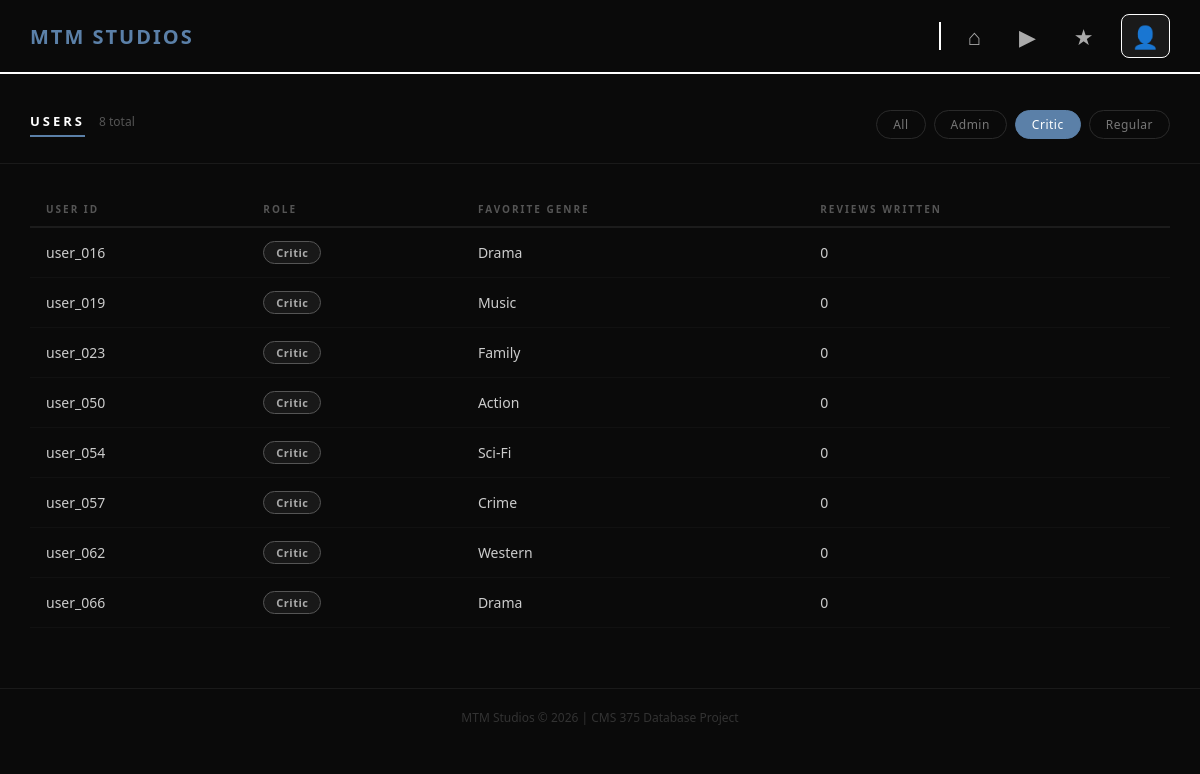
The page /users.php?role=Critic on the database as committed earlier.
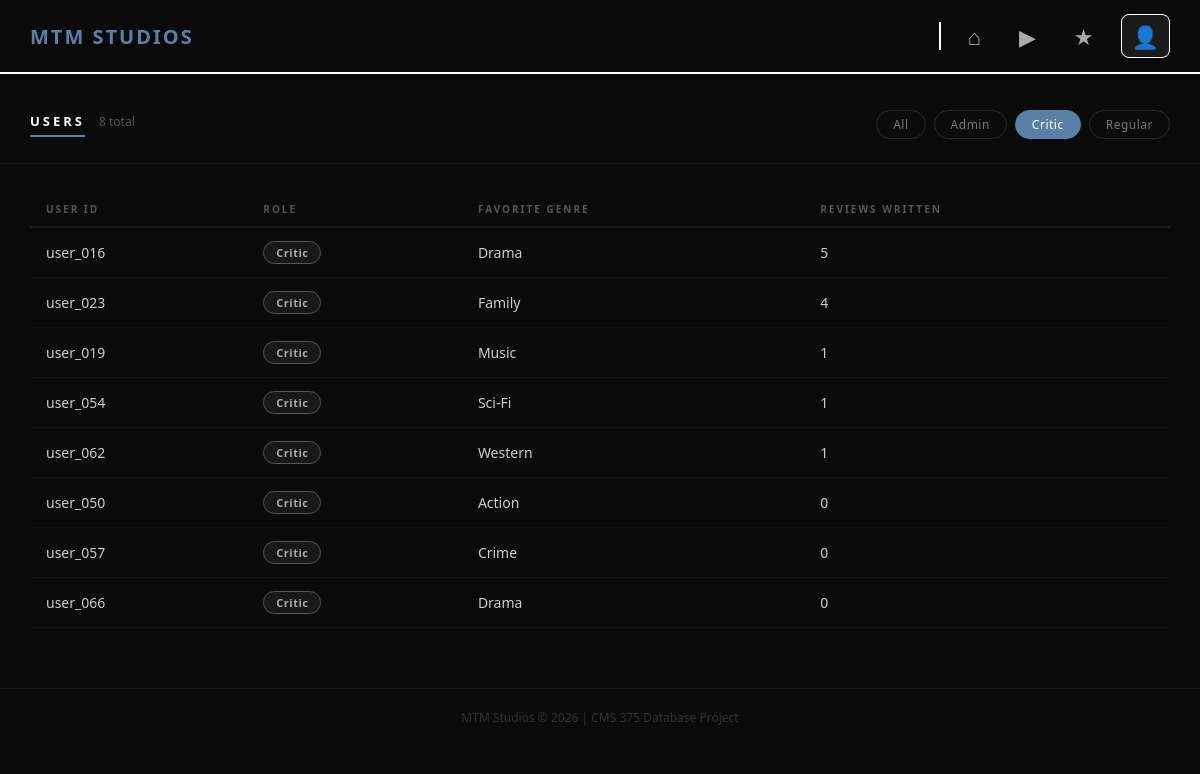
The same page on the database as committed later.
### tables this page shows
CREATE TABLE Users (
UserID VARCHAR(20) PRIMARY KEY,
    UserType VARCHAR(20),
    FavoriteGenre VARCHAR(50),
    ReviewCount INT,
    Password VARCHAR(255)
);

### users.php (the view, shortened to what this page needs)
<?php
include __DIR__ . '/db_connect.php';
$role_filter = "";
if (isset($_GET['role']) && $_GET['role'] != "") {
    $role_filter = mysqli_real_escape_string($conn, $_GET['role']);
}
$sql = "SELECT * FROM Users";
if ($role_filter != "") {
    $sql .= " WHERE UserType = '$role_filter'";
}
$sql .= " ORDER BY ReviewCount DESC";
$result = mysqli_query($conn, $sql);
$total = mysqli_num_rows($result);
?>
<!DOCTYPE html>
<html lang="en">
<head>
</head>
<body>
<nav class="navbar">
    <a href="index.php" class="logo">MTM STUDIOS</a>
    <div class="nav-right">
        <div class="nav-divider"></div>
        <div class="nav-icons">
            <a href="index.php" title="Home">&#8962;</a>
            <a href="movies.php" title="Movies">&#9654;</a>
            <a href="reviews.php" title="Reviews">&#9733;</a>
            <a href="users.php" class="active" title="Users">&#128100;</a>
        </div>
    </div>
</nav>
<div class="page-header">
    <div class="page-header-left">
        <div class="page-title">Users</div>
        <div class="page-count"><?php echo $total; ?> total</div>
    </div>
    <div class="filter-bar">
        <a href="users.php" class="<?php if ($role_filter == '') echo 'active'; ?>">All</a>
        <a href="users.php?role=Admin" class="<?php if ($role_filter == 'Admin') echo 'active'; ?>">Admin</a>
        <a href="users.php?role=Critic" class="<?php if ($role_filter == 'Critic') echo 'active'; ?>">Critic</a>
        <a href="users.php?role=Regular" class="<?php if ($role_filter == 'Regular') echo 'active'; ?>">Regular</a>
    </div>
</div>
<div class="table-container">
    <table>
        <thead>
            <tr>
                <th>User ID</th>
                <th>Role</th>
                <th>Favorite Genre</th>
                <th>Reviews Written</th>
            </tr>
        </thead>
        <tbody>
            <?php while ($user = mysqli_fetch_assoc($result)): ?>
                <tr>
                    <td><?php echo htmlspecialchars($user['UserID']); ?></td>
                    <td>
                        <span class="role-badge role-<?php echo htmlspecialchars($user['UserType']); ?>">
                            <?php echo htmlspecialchars($user['UserType']); ?>
                        </span>
                    </td>
                    <td><?php echo htmlspecialchars($user['FavoriteGenre']); ?></td>
                    <td><?php echo $user['ReviewCount']; ?></td>
                </tr>
            <?php endwhile; ?>
        </tbody>
    </table>
</div>
<div class="footer">MTM Studios &copy; 2026 | CMS 375 Database Project</div>
</body>
</html>

### users.php (style rules this page uses)
* { margin: 0; padding: 0; box-sizing: border-box; }
body { font-family: 'Segoe UI', sans-serif; background-color: #0a0a0a; color: #ffffff; }
.navbar { background-color: #0a0a0a; border-bottom: 2px solid #ffffff; padding: 14px 30px; display: flex; justify-content: space-between; align-items: center; }
.logo { font-size: 20px; font-weight: bold; color: #5b80a8; text-decoration: none; letter-spacing: 2px; }
.nav-right { display: flex; align-items: center; }
.nav-divider { width: 2px; height: 28px; background-color: #ffffff; margin: 0 16px; }
.nav-icons { display: flex; align-items: center; gap: 16px; }
.nav-icons a { color: #aaa; text-decoration: none; font-size: 22px; padding: 6px 10px; border: 1px solid transparent; border-radius: 8px; transition: all 0.2s; }
.nav-icons a:hover, .nav-icons a.active { color: #fff; border-color: #fff; background-color: #1a1a1a; }
.page-header { padding: 36px 30px 24px; border-bottom: 1px solid #1a1a1a; display: flex; align-items: center; justify-content: space-between; flex-wrap: wrap; gap: 16px; }
.page-header-left { display: flex; align-items: baseline; gap: 14px; }
.page-title { font-size: 13px; font-weight: 700; letter-spacing: 3px; text-transform: uppercase; color: #ffffff; border-bottom: 2px solid #5b80a8; padding-bottom: 5px; }
.page-count { font-size: 12px; color: #555; }
.filter-bar { display: flex; gap: 8px; flex-wrap: wrap; }
.filter-bar a { padding: 5px 16px; border-radius: 20px; text-decoration: none; font-size: 12px; letter-spacing: 0.5px; border: 1px solid #2a2a2a; color: #777; transition: all 0.2s; }
.filter-bar a.active { background: #5b80a8; color: #fff; border-color: #5b80a8; }
.table-container { padding: 28px 30px 60px; overflow-x: auto; }
table { width: 100%; border-collapse: collapse; }
thead tr { border-bottom: 2px solid #1c1c1c; }
th { padding: 10px 16px; text-align: left; font-size: 10px; color: #555; text-transform: uppercase; letter-spacing: 2px; font-weight: 600; }
td { padding: 13px 16px; font-size: 14px; border-bottom: 1px solid #111; color: #ccc; }
tbody tr { transition: background 0.15s; }
.role-badge { display: inline-block; padding: 3px 12px; border-radius: 20px; font-size: 11px; font-weight: 600; letter-spacing: 0.5px; }
.role-Critic { background: rgba(255, 255, 255, 0.06); border: 1px solid #555; color: #aaa; }
.footer { text-align: center; padding: 20px; color: #333; font-size: 12px; border-top: 1px solid #1a1a1a; }

Rows that differ between the two databases and show on the page:
changed users "user_016": ReviewCount "0" → "5"
changed users "user_023": ReviewCount "0" → "4"; moves up the list
changed users "user_019": ReviewCount "0" → "1"
changed users "user_054": ReviewCount "0" → "1"; moves up the list
changed users "user_062": ReviewCount "0" → "1"; moves up the list
